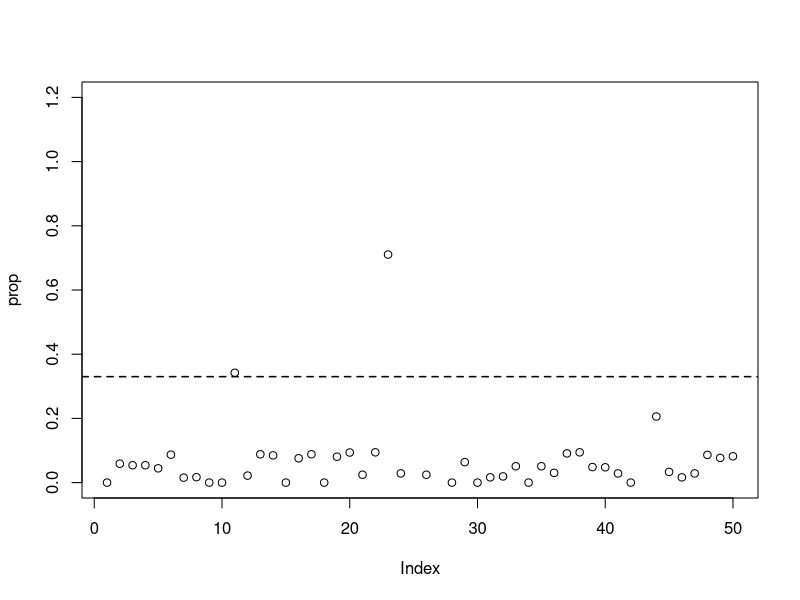

The R source for this figure:
## ---- chunk 1
rawData <- read.delim("countData.txt")
rawData[1:10,]
## ---- chunk 2
prop <- rawData$NB_Amp / rawData$Nuclei
amp <- which(prop > 0.33)
## ---- chunk 3
plot(prop, ylim=c(0,1.2)) # plot a simple chart of NB amplifications
abline(h=0.33, lwd=1.5, lty=2) # Add a dotted line at 33%

## ---- chunk 4
# Write out results table as comma separated values file
write.csv(rawData[amp,],file="selectedSamples.csv")
## ---- chunk 5
##YOUR R CODE HERE
